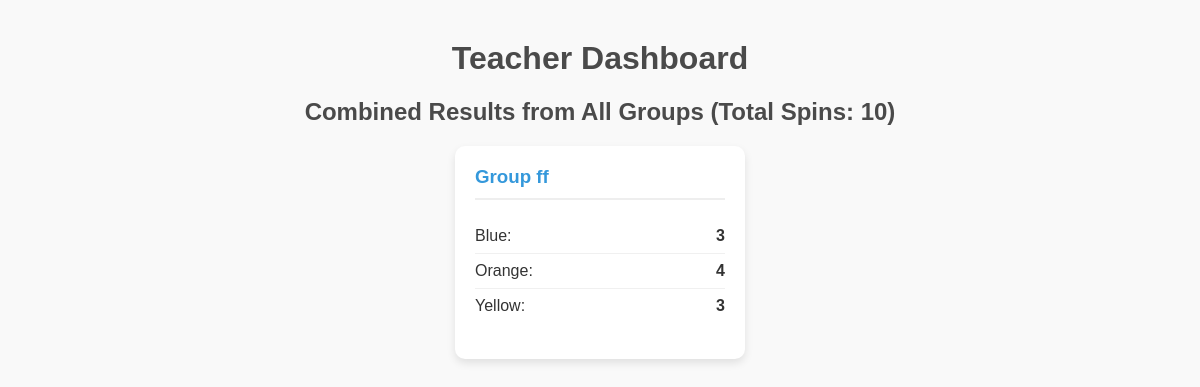
Before: /dashboard/DDD with the older database file.
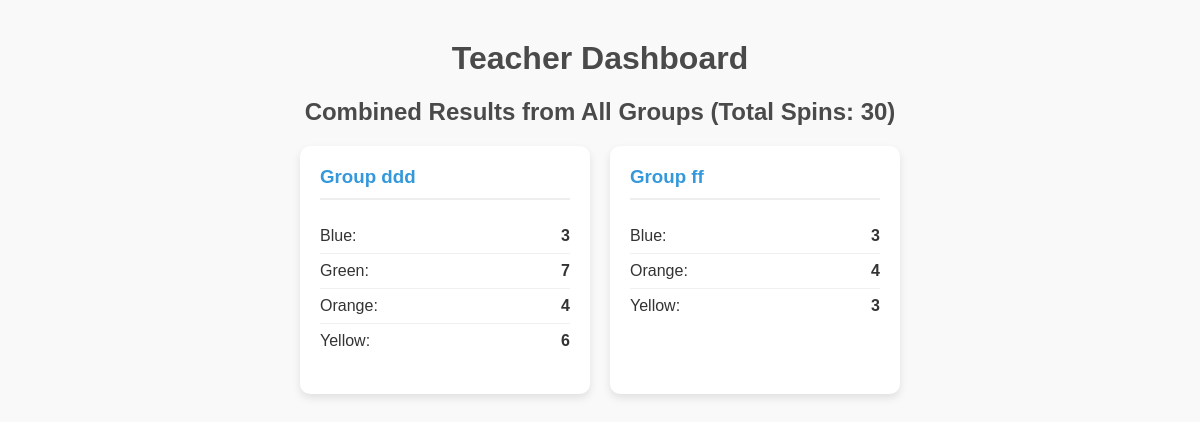
After: the same page with the newer database file.
### tables this page shows
CREATE TABLE spins (
            id INTEGER PRIMARY KEY AUTOINCREMENT,
            classroom_code TEXT NOT NULL,
            group_name TEXT NOT NULL,
            color TEXT NOT NULL,
            timestamp DATETIME DEFAULT CURRENT_TIMESTAMP
        );

### app.py (the view)
@app.route('/dashboard/<classroom_code>')
def dashboard(classroom_code):
    conn = get_db_connection()
    rows = conn.execute('SELECT * FROM spins WHERE classroom_code = ?', (classroom_code,)).fetchall()
    conn.close()
    summary = defaultdict(lambda: defaultdict(int))
    total_spins = len(rows)
    for row in rows:
        summary[row['group_name']][row['color']] += 1
    summary_dict = {k: dict(v) for k, v in summary.items()}
    return render_template('dashboard.html',
                           summary=summary_dict,
                           total_spins=total_spins,
                           classroom_name=classroom_code)

### app.py (called while the page is built)
def get_db_connection():
    conn = sqlite3.connect(DATABASE)
    conn.row_factory = sqlite3.Row
    return conn

### templates/dashboard.html (shortened to what this page needs)
<!DOCTYPE html>
<html lang="en">
<head>
</head>
<body>
    <h1>Teacher Dashboard</h1>
    <h2>Combined Results from All Groups (Total Spins: {{ total_spins }})</h2>
    <div id="dashboard-container">
        {% if summary %}
            {% for group_id, results in summary.items()|sort %}
                <div class="group-card">
                    <h3>Group {{ group_id }}</h3>
                    <ul>
                        {% for color, count in results.items()|sort %}
                            <li><span>{{ color|capitalize }}:</span> <span class="count">{{ count }}</span></li>
                        {% endfor %}
                    </ul>
                </div>
            {% endfor %}
        {% else %}
            <p class="no-results">No results have been recorded yet.</p>
        {% endif %}
    </div>
</body>
</html>

### templates/dashboard.html (style rules this page uses)
body { font-family: sans-serif; margin: 40px; background-color: #f9f9f9; color: #333; }
h1, h2 { text-align: center; color: #4a4a4a; }
#dashboard-container { display: flex; flex-wrap: wrap; gap: 20px; justify-content: center; }
.group-card { background-color: white; border-radius: 10px; box-shadow: 0 4px 8px rgba(0,0,0,0.1); padding: 20px; width: 250px; }
.group-card h3 { margin-top: 0; color: #3498db; border-bottom: 2px solid #eee; padding-bottom: 10px; }
.group-card ul { list-style: none; padding: 0; }
.group-card li { display: flex; justify-content: space-between; padding: 8px 0; border-bottom: 1px solid #f0f0f0; }
.group-card li:last-child { border-bottom: none; }
.group-card .count { font-weight: bold; }

Changed rows visible on the page:
added spins: group_name "ddd", color "Orange", count "4"
added spins: color "Blue", count "3", shown under "ddd"
added spins: color "Green", count "7", shown under "ddd"
added spins: color "Yellow", count "6", shown under "ddd"
Other visible differences:
{{ total_spins }}: "10" → "30"
